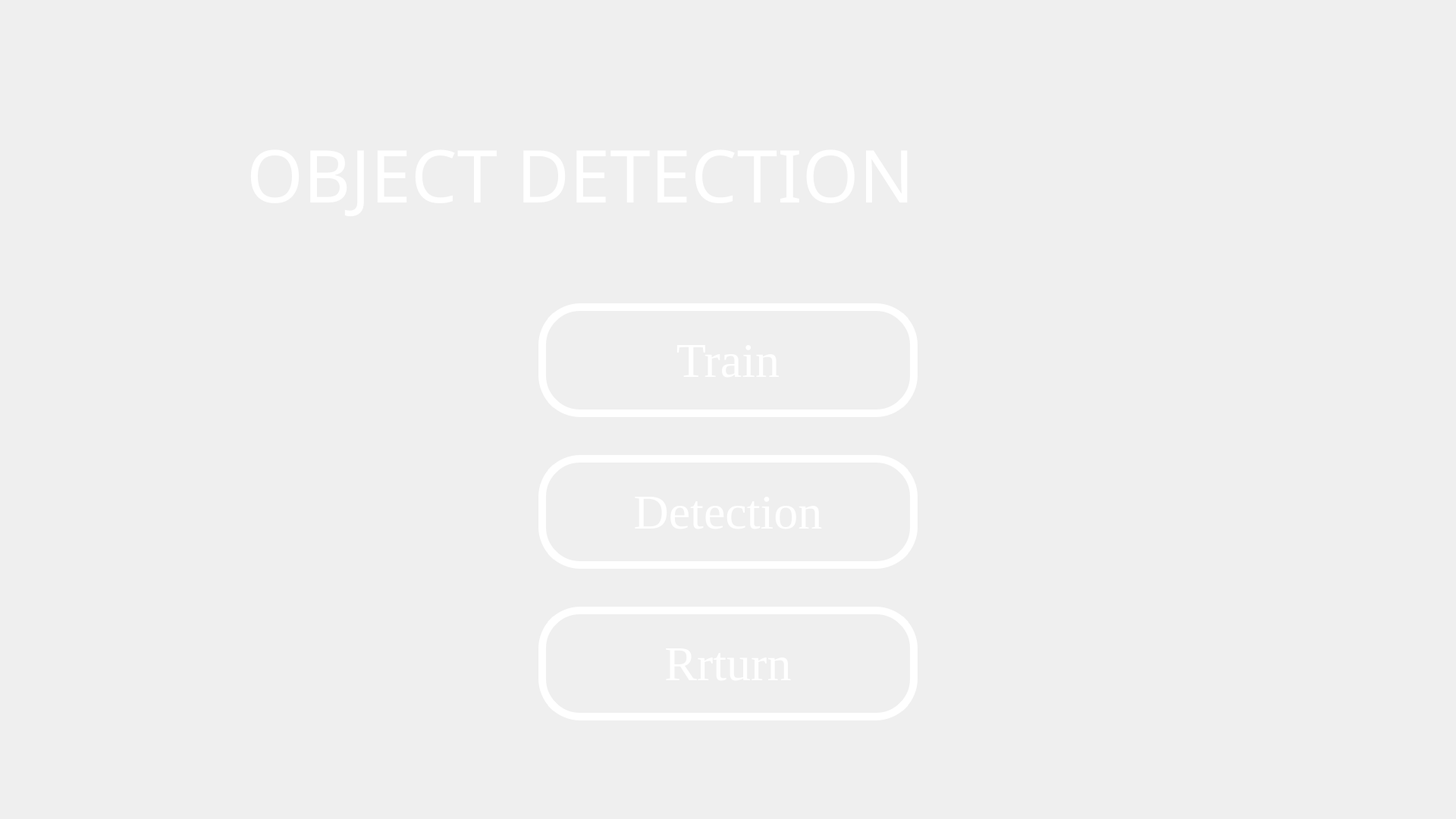
<?xml version="1.0" encoding="UTF-8"?>
<ui version="4.0">
 <class>QT_yolo_IndexClass</class>
 <widget class="QMainWindow" name="QT_yolo_IndexClass">
  <property name="geometry">
   <rect>
    <x>0</x>
    <y>0</y>
    <width>1920</width>
    <height>1080</height>
   </rect>
  </property>
  <property name="windowTitle">
   <string>Identify Era</string>
  </property>
  <property name="styleSheet">
   <string notr="true">background-image: url(&quot;blackboard.jpg&quot;)</string>
  </property>
  <widget class="QWidget" name="centralwidget">
   <widget class="QLabel" name="label">
    <property name="geometry">
     <rect>
      <x>325</x>
      <y>150</y>
      <width>1270</width>
      <height>160</height>
     </rect>
    </property>
    <property name="font">
     <font>
      <family>Spacer</family>
      <pointsize>72</pointsize>
     </font>
    </property>
    <property name="styleSheet">
     <string notr="true">color:#FFFFFF;
background-image: url(&quot;&quot;)</string>
    </property>
    <property name="text">
     <string>OBJECT DETECTION</string>
    </property>
   </widget>
   <widget class="QPushButton" name="train_button">
    <property name="geometry">
     <rect>
      <x>710</x>
      <y>400</y>
      <width>500</width>
      <height>150</height>
     </rect>
    </property>
    <property name="font">
     <font>
      <family>Times New Roman</family>
      <pointsize>48</pointsize>
     </font>
    </property>
    <property name="styleSheet">
     <string notr="true">border-radius: 55px;
border: 10px solid #FFFFFF;
color: #FFFFFF;
background-image: url(&quot;&quot;)</string>
    </property>
    <property name="text">
     <string>Train</string>
    </property>
   </widget>
   <widget class="QPushButton" name="detection_button">
    <property name="geometry">
     <rect>
      <x>710</x>
      <y>600</y>
      <width>500</width>
      <height>150</height>
     </rect>
    </property>
    <property name="font">
     <font>
      <family>Times New Roman</family>
      <pointsize>48</pointsize>
     </font>
    </property>
    <property name="styleSheet">
     <string notr="true">border-radius: 55px;
border: 10px solid #FFFFFF;
color: #FFFFFF;
background-image: url(&quot;&quot;)</string>
    </property>
    <property name="text">
     <string>Detection</string>
    </property>
   </widget>
   <widget class="QPushButton" name="return_button">
    <property name="geometry">
     <rect>
      <x>710</x>
      <y>800</y>
      <width>500</width>
      <height>150</height>
     </rect>
    </property>
    <property name="font">
     <font>
      <family>Times New Roman</family>
      <pointsize>48</pointsize>
     </font>
    </property>
    <property name="styleSheet">
     <string notr="true">border-radius: 55px;
border: 10px solid #FFFFFF;
color: #FFFFFF;
background-image: url(&quot;&quot;)</string>
    </property>
    <property name="text">
     <string>Rrturn</string>
    </property>
   </widget>
  </widget>
 </widget>
 <resources/>
 <connections/>
</ui>
